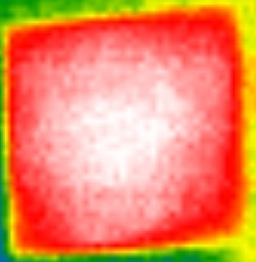
#> input picture Compare/src/big.jpg, 256 x 262 px
$ python example.py
#> lines starting #> are read from the running program, lines starting #| are printed output that depends on the picture
import cv2
import numpy as np
from matplotlib import pyplot as plt

import glob
import time
import os

MIN_MATCH_COUNT = 8
no = 10000
big_image = cv2.imread('src/big.jpg')
#> big_image is the input picture: shape (262, 256, 3); mean B, G, R 93.1, 137.9, 235.8
small_image = cv2.imread('src/small1.jpg')
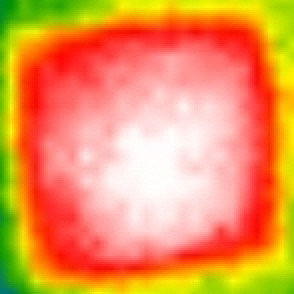
#> input picture Compare/src/small1.jpg, 147 x 147 px (shown 2 times larger)
#> small_image is the input picture: shape (147, 147, 3); mean B, G, R 83.4, 150.2, 235.9

Matches = []

sift = cv2.xfeatures2d.SIFT_create(10000)
#sift = cv2.ORB_create(no)

######## Resize them (they are too big)
# Get their dimensions
height, width = big_image.shape[:2]
#> height = 262; width = 256
#         print(heightM, widthM, height, width)

big_image = cv2.resize(big_image, (int(width / 4), int(height / 4)),interpolation=cv2.INTER_CUBIC)
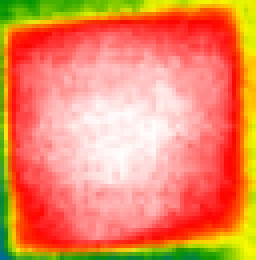
#> big_image: shape (65, 64, 3) (shown 4 times larger); mean B, G, R 93.1, 137.9, 235.9
###########################


# Find the features
kp1, des1 = sift.detectAndCompute(small_image,None)   # kp are the keypoints, des are the descriptors
#> kp1 = 25 keypoints; strongest (x, y, size): (78, 80, 46.7), (118, 20, 15.8), (12, 121, 9.2), (15, 17, 11.6)
kp2, des2 = sift.detectAndCompute(big_image,None)
#> kp2 = 30 keypoints; strongest (x, y, size): (54, 7, 6.5), (47, 61, 1.9), (3, 54, 2.4), (4, 62, 2.5)

########### FLANN Matcher  ##########
FLANN_INDEX_KDTREE = 0
index_params = dict(algorithm = FLANN_INDEX_KDTREE, trees = 5)
search_params = dict(checks = 50)
flann = cv2.FlannBasedMatcher(index_params, search_params)
matches = flann.knnMatch(des1,des2,k=2)
#> matches = 25 matches

#img3 = cv2.drawMatches(big_image,kp2, small_image, kp1, matches[:10], flag=2)
#plt.imshow(img3).plt.show()
print('matches', len(matches))
#| matches 25
#############


# store all the good matches as per Lowe's ratio test.
good = []
allPoints = []
for m,n in matches:
    if m.distance < 0.7*n.distance:
        good.append(m)

    allPoints.append(m)
#> this loop made 25 passes
#> after the loop, allPoints = 25 matches; good = 2 matches

Matches.append(len(good))
print("Good_Matches:", len(good))
#| Good_Matches: 2
##################################
